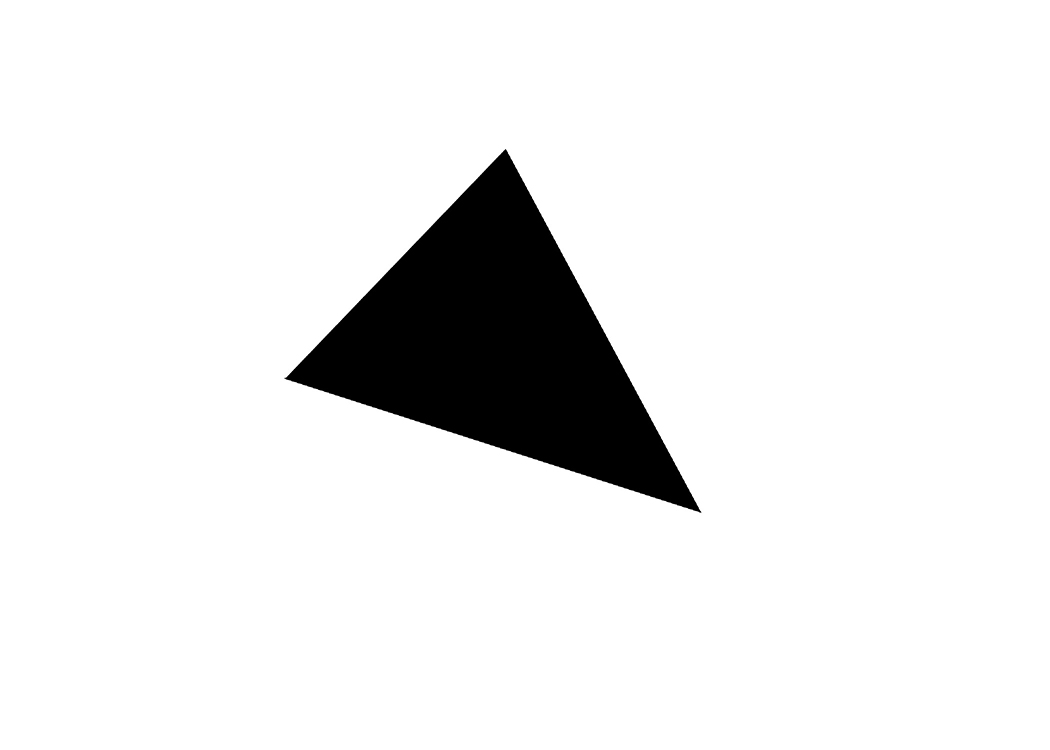
#> input picture model.jpg, 1050 x 750 px; the run also reads 1 picture not shown here
$ jupyter execute iRegister.ipynb
#> lines starting #> are read from the running program, lines starting #| are printed output that depends on the picture
[cell 1]
import cv2
import numpy as np
import os
import copy

picsPath = "./pics/"        #location of images to apply similary transform on (all files in this location will be processed)
resultPath = "./out/"       #final transformed image path
modelImage = "model.jpg"    #located in root folder, the ideal placement of the object you're trying to match up to

imgSize = 512               #final output image size (square)
workingSize = 1024          #working image size (what's shown on screen)

[cell 2]
outputPts = np.float32([[0,0],[0,0]])

class transformImage:
    def __init__(self, file):
#> called with file = 'model.jpg'
        self.model = True if file == modelImage else False
        self.filePath = picsPath + file if self.model == False else file
        self.savePath = resultPath + file
        self.clickIndex = 0
        self.inputPts = np.float32([[0,0],[0,0]])
        global outputPts

        #load the image
        self.img = cv2.imread(self.filePath, 1)
#> self.img is the input picture: shape (750, 1050, 3); min 0, max 255, mean 234.7

        #pad the image to make square
        self.img = self.padImg(self.img)

        #resize image to working size
        self.img = cv2.resize(self.img, (workingSize,workingSize), interpolation = cv2.INTER_AREA)

        #display image in window and wait for clicks
        self.displayImg = copy.deepcopy(self.img)
        if self.model == True:
            cv2.putText(self.displayImg, 'Set Output Points', (20,40), cv2.FONT_HERSHEY_SIMPLEX, 1, (255, 0, 0), 2)
        cv2.imshow('image', self.displayImg)
        cv2.setMouseCallback('image', self.mouseEvent)
        cv2.waitKey(0)

    #Perform transformations - don't save images that do not have transformations
        if self.model == True:
            outputPts = self.inputPts
        elif np.array_equal(self.inputPts, np.float32([[0,0],[0,0]])) == False:
            TM = cv2.estimateAffinePartial2D(self.inputPts, outputPts)[0]
            self.img = cv2.warpAffine(self.img, TM, (workingSize,workingSize))

            #after transformation, resize to final output
            self.img = cv2.resize(self.img, (imgSize,imgSize), interpolation = cv2.INTER_AREA)

            #save final image
            cv2.imwrite(self.savePath, self.img)
        self.img = None
        self.displayImg = None

    def padImg(self, img):
        x, y, z = img.shape
#> x = 750; y = 1050; z = 3
        if x > y:
            pad = int((x - y)/2)
            img = cv2.copyMakeBorder(img, 0, 0, pad, ((x-y)-pad), cv2.BORDER_CONSTANT, None, value = 0)
        elif x < y:
            pad = int((y - x)/2)
#> pad = 150
            img = cv2.copyMakeBorder(img, pad, ((y-x)-pad), 0, 0, cv2.BORDER_CONSTANT, None, value = 0)
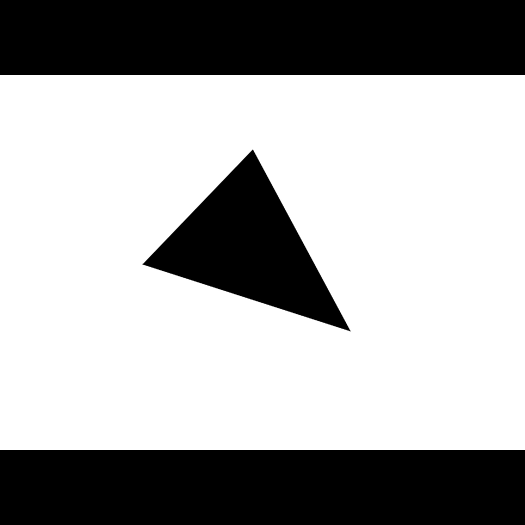
#> img: shape (1050, 1050, 3) (shown at 1/2 size); min 0, max 255, mean 167.6
        return img

    def mouseEvent(self, event, x, y, flags, params):
        if event == cv2.EVENT_LBUTTONDOWN:
            self.inputPts[self.clickIndex][0] = x
            self.inputPts[self.clickIndex][1] = y
            cv2.putText(self.displayImg, str(self.clickIndex), (x,y), cv2.FONT_HERSHEY_SIMPLEX, 1, (255, 0, 0), 2)
            cv2.imshow('image', self.displayImg)
            self.clickIndex = 1 if self.clickIndex != 1 else 0
        if event == cv2.EVENT_RBUTTONDOWN:
            self.inputPts = np.float32([[0,0],[0,0]])
            self.clickIndex = 0
            self.displayImg = copy.deepcopy(self.img)
            if self.model == True:
                cv2.putText(self.displayImg, 'Set Output Points', (20,40), cv2.FONT_HERSHEY_SIMPLEX, 1, (255, 0, 0), 2)
            cv2.imshow('image', self.displayImg)

[cell 3]
files = os.listdir(picsPath)
fileList = []

fileList.append(transformImage(modelImage))
#> in __init__, `cv2.putText(self.displayImg, 'Set Output Points', (20,40), cv2.FONT_HE..`:
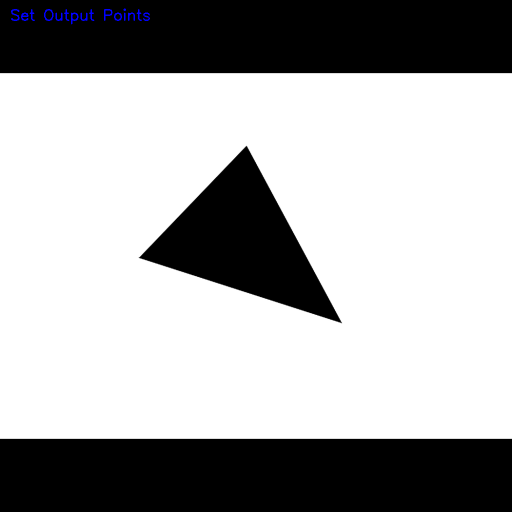
#> self.displayImg: shape (1024, 1024, 3) (shown at 1/2 size); mean of channels 0, 1, 2 168.1, 167.6, 167.6; drawn as B, G, R

for file in files:
    fileList.append(transformImage(file))
cv2.destroyAllWindows()
